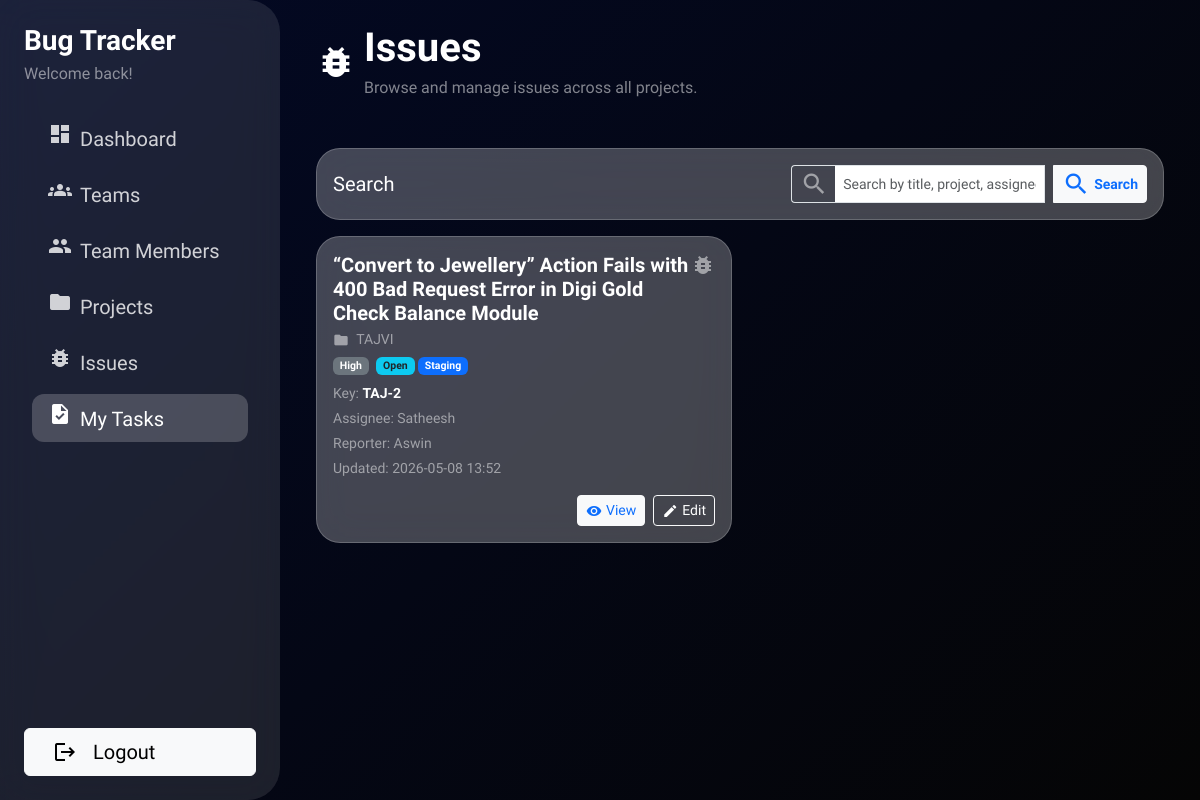
The app's page /my-tasks/ (signed in), older data.
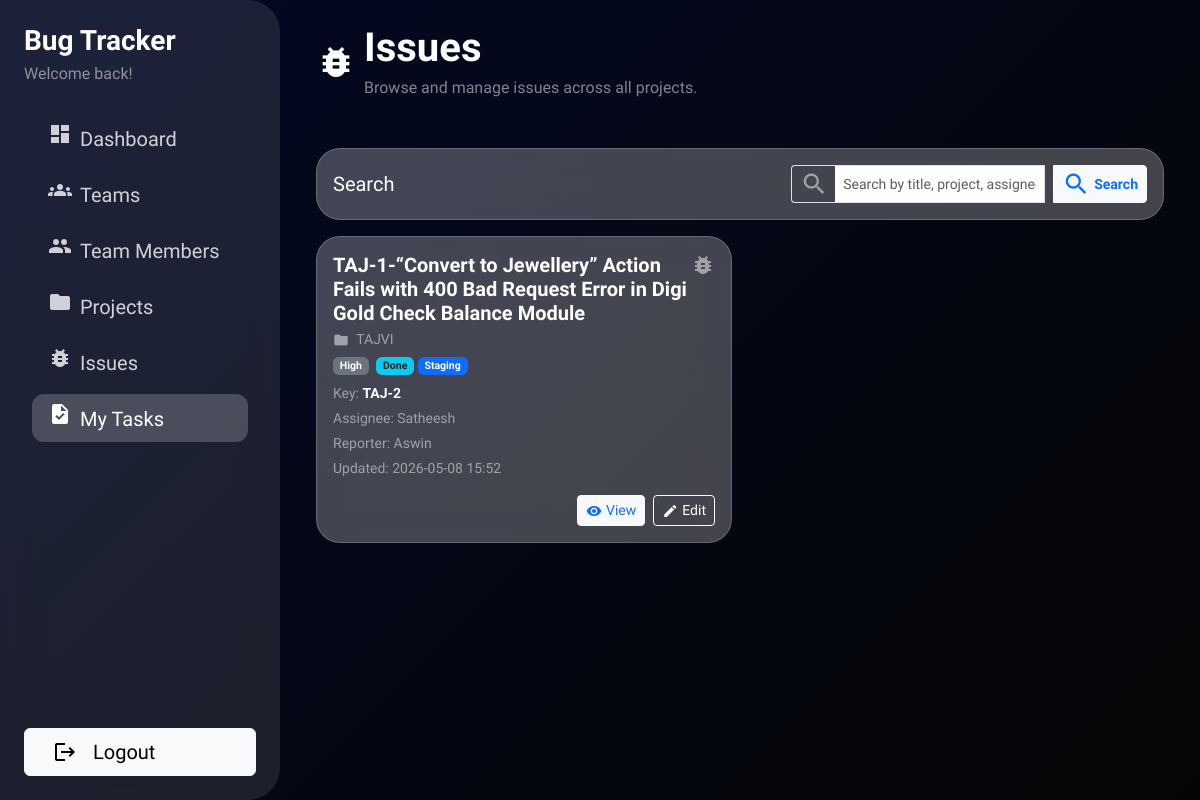
The same page, newer data.
### issues/models.py (models this page shows, shortened)
class Issue(models.Model):
    project = models.ForeignKey(
        Project,
        on_delete=models.CASCADE,
        related_name='issues',
    )
    title = models.CharField(max_length=255)
    description = models.TextField(blank=True)
    issue_type = models.CharField(
        max_length=20,
        choices=IssueTypeChoices.choices,
        default=IssueTypeChoices.TASK,
    )
    reporter = models.ForeignKey(
        settings.AUTH_USER_MODEL,
        on_delete=models.SET_NULL,
        null=True,
        blank=True,
        related_name='reported_issues',
    )
    assignee = models.ForeignKey(
        settings.AUTH_USER_MODEL,
        on_delete=models.SET_NULL,
        null=True,
        blank=True,
        related_name='assigned_issues',
    )
    priority = models.CharField(
        max_length=20,
        choices=IssuePriorityChoices.choices,
        default=IssuePriorityChoices.MEDIUM,
    )
    environment = models.CharField(
        max_length=20,
        choices=IssueEnvironmentChoices.choices,
        default=IssueEnvironmentChoices.STAGING,
    )
    status = models.CharField(
        max_length=20,
        choices=IssueStatusChoices.choices,
        default=IssueStatusChoices.OPEN,
    )
    time_estimate_hours = models.DecimalField(
        max_digits=6,
        decimal_places=2,
        null=True,
        blank=True,
        help_text='Estimated effort in hours',
    )
    remarks = models.TextField(blank=True)
    qa_note = models.TextField(blank=True)
    image_1 = CloudinaryField('image', null=True, blank=True)
    image_2 = CloudinaryField('image', null=True, blank=True)
    image_3 = CloudinaryField('image', null=True, blank=True)
    image_4 = CloudinaryField('image', null=True, blank=True)
    created_by = models.ForeignKey(
        settings.AUTH_USER_MODEL,
        on_delete=models.SET_NULL,
        null=True,
        blank=True,
        related_name='created_issues',
    )
    created_at = models.DateTimeField(auto_now_add=True)
    updated_at = models.DateTimeField(auto_now=True)
    class Meta:
        ordering = ['-created_at']
    def is_authorized(self, user):
        if not user or not user.is_authenticated:
            return False
        if user == self.assignee:
            return True

class Project(models.Model):
    name = models.CharField(max_length=255)
    code = models.CharField(max_length=50, unique=True)
    description = models.TextField(blank=True)
    owner = models.ForeignKey(
        settings.AUTH_USER_MODEL,
        on_delete=models.SET_NULL,
        null=True,
        blank=True,
        related_name='owned_projects',
    )
    team = models.ForeignKey(
        'users.Team',  # change this string if your Team model lives elsewhere
        on_delete=models.SET_NULL,
        null=True,
        blank=True,
        related_name='projects',
    )
    is_active = models.BooleanField(default=True)
    created_by = models.ForeignKey(
        settings.AUTH_USER_MODEL,
        on_delete=models.SET_NULL,
        null=True,
        blank=True,
        related_name='created_projects',
    )
    created_at = models.DateTimeField(auto_now_add=True)
    updated_at = models.DateTimeField(auto_now=True)
    class Meta:
        ordering = ['name']

### users/models.py (models this page shows)
class User(AbstractUser):
    pass

### issues/views.py (the view, shortened to what this page needs)
# urls.py: path('my-tasks/', MyIssueListView.as_view(), name='my_issue_list'),
class MyIssueListView(LoginRequiredMixin, ListView):
    model = Issue
    template_name = 'issues/my_task.html'
    context_object_name = 'issues'
    def get_queryset(self):
        qs = Issue.objects.select_related('project', 'assignee', 'reporter').filter(
            assignee=self.request.user
        )
        search = self.request.GET.get('q')
        status = self.request.GET.get('status')
        if status:
            qs = qs.filter(status=status)
        for issue in qs:
            issue.can_edit = issue.is_authorized(self.request.user)
        return qs
    def get_context_data(self, **kwargs):
        context = super().get_context_data(**kwargs)
        context['search'] = self.request.GET.get('q')
        return context

### templates/issues/my_task.html (shortened to what the changed rows need)
{% extends "users/index.html" %}
{% block dashboard_content %}
{% block page_header %}
<div class="row mb-5">
    <div class="col d-flex align-items-center">
        <div>
            <h1 class="text-white fw-bold mb-1">Issues</h1>
        </div>
    </div>
</div>
{% endblock %}
{% block content %}
<div class="glass-card p-3 mb-3 text-white">
    <div class="d-flex justify-content-between align-items-center">
        <h2 class="h5 mb-0">Search</h2>
    </div>
</div>
{% if issues %}
    <div class="row g-3">
        {% for issue in issues %}
            {% if not request.GET.q or request.GET.q|lower in issue.title|lower %}
            <div class="col-12 col-md-6">
                <div class="glass-card p-3 h-100 text-white">
                    <div class="d-flex justify-content-between align-items-start mb-2">
                        <div>
                            <h5 class="fw-bold mb-1">
                                <a href="{% url 'issues:issue_detail' issue.pk %}"
                                   class="text-decoration-none text-white">
                                    {{ issue.title }}
                                </a>
                            </h5>
                            <div class="small text-white-50 mb-1">
                                <span class="material-icons align-middle me-1" style="font-size:16px;">folder</span>
                                <a href="{% url 'issues:project_detail' issue.project.pk %}"
                                   class="text-decoration-none text-white-50">
                                    {{ issue.project.name }}
                                </a>
                            </div>
                            <div class="small text-white-50">
                                <span class="badge bg-secondary me-1">
                                    {{ issue.get_priority_display }}
                                </span>
                                <span class="badge bg-info text-dark">
                                    {{ issue.get_status_display }}
                                </span>
                                <span class="badge bg-primary me-1">
                                    {{ issue.get_environment_display }}
                                </span>
                            </div>
                        </div>
                        <span class="material-icons text-white-50">
                        </span>
                    </div>
                    <div class="small text-white-50 mb-1">
                        Key:
                        <span class="fw-semibold text-white">
                            {% if issue.project.code %}
                                {{ issue.project.code }}-{{ issue.pk }}
                            {% else %}
                                #{{ issue.pk }}
                            {% endif %}
                        </span>
                    </div>
                    <div class="small text-white-50 mb-1">
                        Assignee:
                        {% if issue.assignee %}
                            {{ issue.assignee.get_short_name|default:issue.assignee.username }}
                        {% else %}
                            <em>Unassigned</em>
                        {% endif %}
                    </div>
                    <div class="small text-white-50 mb-1">
                        Reporter:
                        {% if issue.reporter %}
                            {{ issue.reporter.get_short_name|default:issue.reporter.username }}
                        {% else %}
                            <em>-</em>
                        {% endif %}
                    </div>
                    <div class="small text-white-50 mb-3">
                        Updated: {{ issue.updated_at|date:"Y-m-d H:i" }}
                    </div>
                    <div class="d-flex justify-content-end gap-2">
                        <a href="{% url 'issues:issue_detail' issue.pk %}"
                           class="btn btn-sm btn-light text-primary d-inline-flex align-items-center">
                            <span class="material-icons me-1" style="font-size:16px;">visibility</span>
                            View
                        </a>
                    {% if issue.can_edit %}
                        <a href="{% url 'issues:issue_update' issue.pk %}"
                        class="btn btn-sm btn-outline-light text-white d-inline-flex align-items-center">
                            <span class="material-icons me-1" style="font-size:16px;">edit</span>
                            Edit
                        </a>
                    {% endif %}
                    </div>
                </div>
            </div>
            {% endif %}
        {% endfor %}
    </div>
{% else %}
    <div class="glass-card text-center py-4 text-white">
        <span class="material-icons fs-1 text-white-50 mb-2">bug_report</span>
        <p class="text-white-50 mb-0">No issues found.</p>
    </div>
{% endif %}
{% endblock %}
{% endblock %}

Row changes from the older to the newer data that the page shows:
changed Issue "High": title "“Convert to Jewellery” Action Fails with 400 Bad Request Error in Digi Gold Check Balance Module" → "TAJ-1-“Convert to Jewellery” Action Fails with 400 Bad Request Error in Digi Gold Check Balance Module"; status "Open" → "Done"; updated_at "2026-05-08 13:52" → "2026-05-08 15:52"
